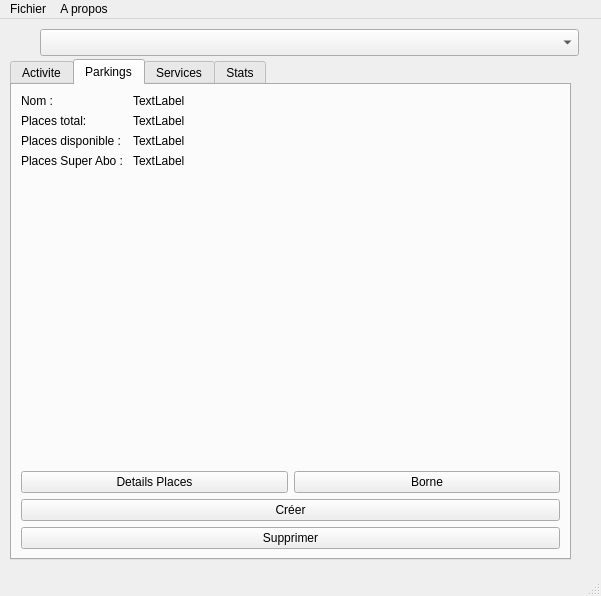
<?xml version="1.0" encoding="UTF-8"?>
<ui version="4.0">
 <class>MainWindow</class>
 <widget class="QMainWindow" name="MainWindow">
  <property name="geometry">
   <rect>
    <x>0</x>
    <y>0</y>
    <width>601</width>
    <height>596</height>
   </rect>
  </property>
  <property name="windowTitle">
   <string>Administration</string>
  </property>
  <widget class="QWidget" name="centralwidget">
   <widget class="QTabWidget" name="tabWidget">
    <property name="geometry">
     <rect>
      <x>10</x>
      <y>40</y>
      <width>561</width>
      <height>501</height>
     </rect>
    </property>
    <property name="currentIndex">
     <number>1</number>
    </property>
    <widget class="QWidget" name="tab">
     <attribute name="title">
      <string>Activite</string>
     </attribute>
     <widget class="QListWidget" name="listWidget">
      <property name="geometry">
       <rect>
        <x>10</x>
        <y>10</y>
        <width>531</width>
        <height>451</height>
       </rect>
      </property>
     </widget>
    </widget>
    <widget class="QWidget" name="tab_2">
     <attribute name="title">
      <string>Parkings</string>
     </attribute>
     <layout class="QVBoxLayout" name="verticalLayout">
      <item>
       <layout class="QFormLayout" name="formLayout_3">
        <property name="fieldGrowthPolicy">
         <enum>QFormLayout::AllNonFixedFieldsGrow</enum>
        </property>
        <item row="0" column="0">
         <widget class="QLabel" name="label_13">
          <property name="text">
           <string>Nom :</string>
          </property>
         </widget>
        </item>
        <item row="0" column="1">
         <widget class="QLabel" name="nom">
          <property name="text">
           <string>TextLabel</string>
          </property>
         </widget>
        </item>
        <item row="1" column="0">
         <widget class="QLabel" name="label_15">
          <property name="text">
           <string>Places total:</string>
          </property>
         </widget>
        </item>
        <item row="1" column="1">
         <widget class="QLabel" name="placesParNiveau">
          <property name="text">
           <string>TextLabel</string>
          </property>
         </widget>
        </item>
        <item row="2" column="0">
         <widget class="QLabel" name="label_16">
          <property name="text">
           <string>Places disponible :</string>
          </property>
         </widget>
        </item>
        <item row="2" column="1">
         <widget class="QLabel" name="placesDispo">
          <property name="text">
           <string>TextLabel</string>
          </property>
         </widget>
        </item>
        <item row="3" column="0">
         <widget class="QLabel" name="label_17">
          <property name="text">
           <string>Places Super Abo : </string>
          </property>
         </widget>
        </item>
        <item row="3" column="1">
         <widget class="QLabel" name="placesSuperAbo">
          <property name="text">
           <string>TextLabel</string>
          </property>
         </widget>
        </item>
       </layout>
      </item>
      <item>
       <layout class="QHBoxLayout" name="horizontalLayout">
        <item>
         <widget class="QPushButton" name="btn_details">
          <property name="text">
           <string>Details Places</string>
          </property>
         </widget>
        </item>
        <item>
         <widget class="QPushButton" name="btn_borne">
          <property name="text">
           <string>Borne</string>
          </property>
         </widget>
        </item>
       </layout>
      </item>
      <item>
       <widget class="QPushButton" name="btn_creer">
        <property name="text">
         <string>Créer</string>
        </property>
       </widget>
      </item>
      <item>
       <widget class="QPushButton" name="btn_supprimer">
        <property name="text">
         <string>Supprimer</string>
        </property>
       </widget>
      </item>
     </layout>
    </widget>
    <widget class="QWidget" name="tab_3">
     <attribute name="title">
      <string>Services</string>
     </attribute>
     <widget class="QGroupBox" name="groupBox">
      <property name="geometry">
       <rect>
        <x>30</x>
        <y>60</y>
        <width>501</width>
        <height>111</height>
       </rect>
      </property>
      <property name="title">
       <string>Maintenance</string>
      </property>
      <widget class="QComboBox" name="comboBox_maintenance">
       <property name="geometry">
        <rect>
         <x>10</x>
         <y>20</y>
         <width>481</width>
         <height>27</height>
        </rect>
       </property>
      </widget>
      <widget class="QPushButton" name="btn_effectuer_maintenance">
       <property name="geometry">
        <rect>
         <x>326</x>
         <y>70</y>
         <width>161</width>
         <height>27</height>
        </rect>
       </property>
       <property name="text">
        <string>Effectuer Maintenance</string>
       </property>
      </widget>
     </widget>
     <widget class="QGroupBox" name="groupBox_2">
      <property name="geometry">
       <rect>
        <x>30</x>
        <y>180</y>
        <width>501</width>
        <height>101</height>
       </rect>
      </property>
      <property name="title">
       <string>Entretien</string>
      </property>
      <widget class="QComboBox" name="comboBox_entretien">
       <property name="geometry">
        <rect>
         <x>10</x>
         <y>20</y>
         <width>481</width>
         <height>27</height>
        </rect>
       </property>
      </widget>
      <widget class="QPushButton" name="btn_effectuer_entretien">
       <property name="geometry">
        <rect>
         <x>326</x>
         <y>60</y>
         <width>161</width>
         <height>27</height>
        </rect>
       </property>
       <property name="text">
        <string>Effectuer Entretien</string>
       </property>
      </widget>
     </widget>
     <widget class="QGroupBox" name="groupBox_3">
      <property name="geometry">
       <rect>
        <x>30</x>
        <y>290</y>
        <width>511</width>
        <height>171</height>
       </rect>
      </property>
      <property name="title">
       <string>Livraison</string>
      </property>
      <widget class="QComboBox" name="comboBox_livraison">
       <property name="geometry">
        <rect>
         <x>10</x>
         <y>20</y>
         <width>481</width>
         <height>27</height>
        </rect>
       </property>
      </widget>
      <widget class="QPushButton" name="btn_effectuer_livraison">
       <property name="geometry">
        <rect>
         <x>320</x>
         <y>120</y>
         <width>161</width>
         <height>27</height>
        </rect>
       </property>
       <property name="text">
        <string>Effectuer Livraison</string>
       </property>
      </widget>
      <widget class="QDateTimeEdit" name="dateTimeEdit">
       <property name="geometry">
        <rect>
         <x>290</x>
         <y>70</y>
         <width>194</width>
         <height>23</height>
        </rect>
       </property>
      </widget>
      <widget class="QWidget" name="formLayoutWidget">
       <property name="geometry">
        <rect>
         <x>20</x>
         <y>70</y>
         <width>261</width>
         <height>31</height>
        </rect>
       </property>
       <layout class="QFormLayout" name="formLayout">
        <property name="fieldGrowthPolicy">
         <enum>QFormLayout::AllNonFixedFieldsGrow</enum>
        </property>
        <item row="0" column="0">
         <widget class="QLabel" name="lieuLabel">
          <property name="text">
           <string>Lieu</string>
          </property>
         </widget>
        </item>
        <item row="0" column="1">
         <widget class="QLineEdit" name="lieuLineEdit"/>
        </item>
       </layout>
      </widget>
      <widget class="QPushButton" name="btn_modif_livraison">
       <property name="geometry">
        <rect>
         <x>136</x>
         <y>120</y>
         <width>141</width>
         <height>27</height>
        </rect>
       </property>
       <property name="text">
        <string>Modifer Livraison </string>
       </property>
      </widget>
     </widget>
    </widget>
    <widget class="QWidget" name="tab_4">
     <attribute name="title">
      <string>Stats</string>
     </attribute>
     <widget class="QWidget" name="formLayoutWidget_2">
      <property name="geometry">
       <rect>
        <x>60</x>
        <y>40</y>
        <width>461</width>
        <height>181</height>
       </rect>
      </property>
      <layout class="QFormLayout" name="formLayout_2">
       <item row="0" column="0">
        <widget class="QLabel" name="nombreAbonnLabel">
         <property name="text">
          <string>Nombre Abonné :</string>
         </property>
        </widget>
       </item>
       <item row="0" column="1">
        <widget class="QLabel" name="labelNbAbo">
         <property name="text">
          <string>TextLabel</string>
         </property>
        </widget>
       </item>
       <item row="2" column="0">
        <widget class="QLabel" name="label_2">
         <property name="text">
          <string>Nombre Super Abonné : </string>
         </property>
        </widget>
       </item>
       <item row="2" column="1">
        <widget class="QLabel" name="labelNbSuperAbo">
         <property name="text">
          <string>TextLabel</string>
         </property>
        </widget>
       </item>
       <item row="3" column="0">
        <widget class="QLabel" name="label_4">
         <property name="text">
          <string>Durée Moyenne Stationnement :</string>
         </property>
        </widget>
       </item>
       <item row="3" column="1">
        <widget class="QLabel" name="labelMoySta">
         <property name="text">
          <string>TextLabel</string>
         </property>
        </widget>
       </item>
      </layout>
     </widget>
    </widget>
   </widget>
   <widget class="QComboBox" name="comboBox">
    <property name="geometry">
     <rect>
      <x>40</x>
      <y>10</y>
      <width>539</width>
      <height>27</height>
     </rect>
    </property>
   </widget>
  </widget>
  <widget class="QMenuBar" name="menubar">
   <property name="geometry">
    <rect>
     <x>0</x>
     <y>0</y>
     <width>601</width>
     <height>25</height>
    </rect>
   </property>
   <widget class="QMenu" name="menuFichier">
    <property name="title">
     <string>Fichier</string>
    </property>
    <addaction name="actionNouveau_2"/>
    <addaction name="actionCharger"/>
    <addaction name="actionSauvegarder"/>
    <addaction name="separator"/>
    <addaction name="actionQuitter"/>
   </widget>
   <widget class="QMenu" name="menuA_propos">
    <property name="title">
     <string>A propos</string>
    </property>
    <addaction name="action"/>
   </widget>
   <addaction name="menuFichier"/>
   <addaction name="menuA_propos"/>
  </widget>
  <widget class="QStatusBar" name="statusbar"/>
  <action name="actionCharger">
   <property name="text">
    <string>Charger</string>
   </property>
  </action>
  <action name="actionSauvegarder">
   <property name="text">
    <string>Sauvegarder</string>
   </property>
  </action>
  <action name="actionAfficher">
   <property name="text">
    <string>Afficher</string>
   </property>
  </action>
  <action name="actionNouveau">
   <property name="text">
    <string>Nouveau</string>
   </property>
  </action>
  <action name="actionRechercher">
   <property name="text">
    <string>Rechercher</string>
   </property>
  </action>
  <action name="actionListe">
   <property name="text">
    <string>Liste</string>
   </property>
  </action>
  <action name="actionAjouter">
   <property name="text">
    <string>Ajouter</string>
   </property>
  </action>
  <action name="actionQuitter">
   <property name="text">
    <string>Quitter</string>
   </property>
  </action>
  <action name="action">
   <property name="text">
    <string>?</string>
   </property>
  </action>
  <action name="actionNouveau_2">
   <property name="text">
    <string>Nouveau</string>
   </property>
  </action>
 </widget>
 <resources/>
 <connections/>
</ui>
